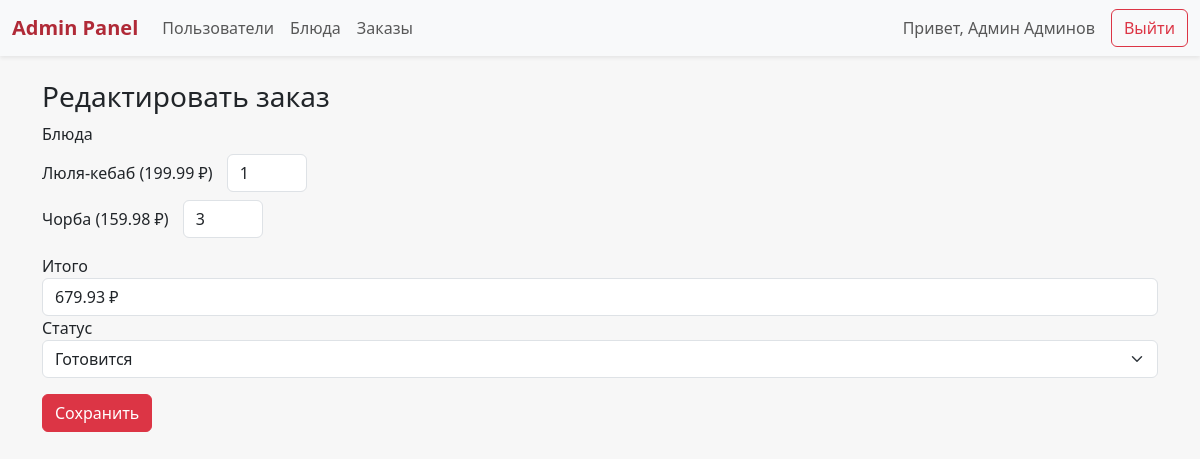
The app's page /admin/edit/editOrder.php?id=31 (signed in) with its own data.
### tables this page shows
CREATE TABLE `Users` (
  `Id` int(11) NOT NULL,
  `Surname` varchar(255) NOT NULL,
  `Name` varchar(255) NOT NULL,
  `Patronomyc` varchar(255) DEFAULT NULL,
  `Phone` varchar(255) NOT NULL,
  `Password` varchar(1000) NOT NULL,
  `Role` enum('client','waiter','admin') NOT NULL
);

CREATE TABLE `Dishes` (
  `Id` int(11) NOT NULL,
  `Name` varchar(255) NOT NULL,
  `Сompound` varchar(255) NOT NULL,
  `Price` decimal(10,2) NOT NULL,
  `Img` varchar(255) NOT NULL
);

CREATE TABLE `Orders` (
  `Id` int(11) NOT NULL,
  `IdClient` int(11) NOT NULL,
  `IdWaiter` int(11) NOT NULL,
  `TotalSum` decimal(10,2) NOT NULL,
  `Status` enum('accepted','progress','ready') NOT NULL
);

### admin/edit/editOrder.php (the view, shortened to what this page needs)
<?php
    include("../../settings/connect_database.php");
    if(isset($_SESSION['user'])) {
        if($_SESSION['user'] != -1) {
            $query = $mysqli->query("SELECT `Role`, `Name`, `Surname` FROM `Users` WHERE `Id` = ".$_SESSION["user"]);
            if($query && $query->num_rows == 1) {
                $read = $query->fetch_assoc();
            }
        } else {
            header("Location: ../../index.php");
        }
    } else {
        header("Location: ../../index.php");
    }
    $username = $read["Name"]. ' '. $read["Surname"];
    $id = $_GET['id'];
    $query = $mysqli->query("SELECT * FROM `Orders` WHERE `Id` =".$id);
    $order = $query->fetch_assoc();
    $dishes = $mysqli->query("SELECT `Id`, `Name`, `Price` FROM `Dishes`");
    $orderDishesQuery = $mysqli->query("SELECT `IdDishes`, `Quantity` FROM `OrdersDishes` WHERE `IdOrder`={$id}");
    $selected = [];
    while ($row = $orderDishesQuery->fetch_assoc()) {
        $selected[$row['IdDishes']] = $row['Quantity'];
    }
?>
<!DOCTYPE html>
<html lang="ru">
<head>
    <link href="https://cdn.jsdelivr.net/npm/bootstrap@5.3.2/dist/css/bootstrap.min.css" rel="stylesheet">
</head>
<body>
    <nav class="navbar navbar-expand-lg navbar-light bg-light shadow-sm mb-4">
        <div class="container-fluid">
        <a class="navbar-brand" href="../admin.php">Admin Panel</a>
        <div class="collapse navbar-collapse" id="navbarAdmin">
          <ul class="navbar-nav me-auto mb-2 mb-lg-0">
            <li class="nav-item">
              <a class="nav-link" href="../users.php">Пользователи</a>
            </li>
            <li class="nav-item">
              <a class="nav-link" href="../dishes.php">Блюда</a>
            </li>
            <li class="nav-item">
              <a class="nav-link" href="../orders.php">Заказы</a>
            </li>
          </ul>
          <span class="navbar-text me-3">Привет, <?= $username?></span>
          <a href="../../functions/logout.php" class="btn btn-outline-danger">Выйти</a>
        </div>
        </div>
    </nav>
    <div class="container mt-4">
        <h3>Редактировать заказ</h3>
        <form method="post">
            <label class="form-label">Блюда</label>
            <?php while ($d = $dishes->fetch_assoc()): ?>
                <div class="mb-2">
                    <span><?= $d['Name'] ?> (<?= $d['Price'] ?> ₽)</span>
                    <input type="number" class="form-control dish-qty" data-price="<?= $d['Price'] ?>" name="dishes[<?= $d['Id'] ?>]"
                           min="0" value="<?= $selected[$d['Id']] ?? 0 ?>" style="width:80px; display:inline-block; margin-left:10px;">
                </div>
            <?php endwhile; ?>
            <div class="mt-3">
                <label>Итого</label>
                <input type="text" id="total" class="form-control" value="<?= $order['TotalSum'] ?> ₽" readonly>
            </div>
            <div class="mb-3">
                <label>Статус</label>
                <select name="status" class="form-select">
                    <option value="progress" <?= $order['Status']=='progress'?'selected':'' ?>>Готовится</option>
                </select>
            </div>
            <button class="btn btn-danger">Сохранить</button>
        </form>
    </div>
</body>
</html>

### admin/edit/editOrder.php (style rules this page uses)
body { background-color: #f7f7f7; }
.navbar-brand { font-weight: 600; color: #b02a37 !important; }

### records on screen
users: username "Админ Админов"
dishes: Name "Люля-кебаб", Price "199.99", Id "1"
dishes: Name "Чорба", Price "159.98", Id "3"
orders: TotalSum "679.93 ₽", status "Готовится"
